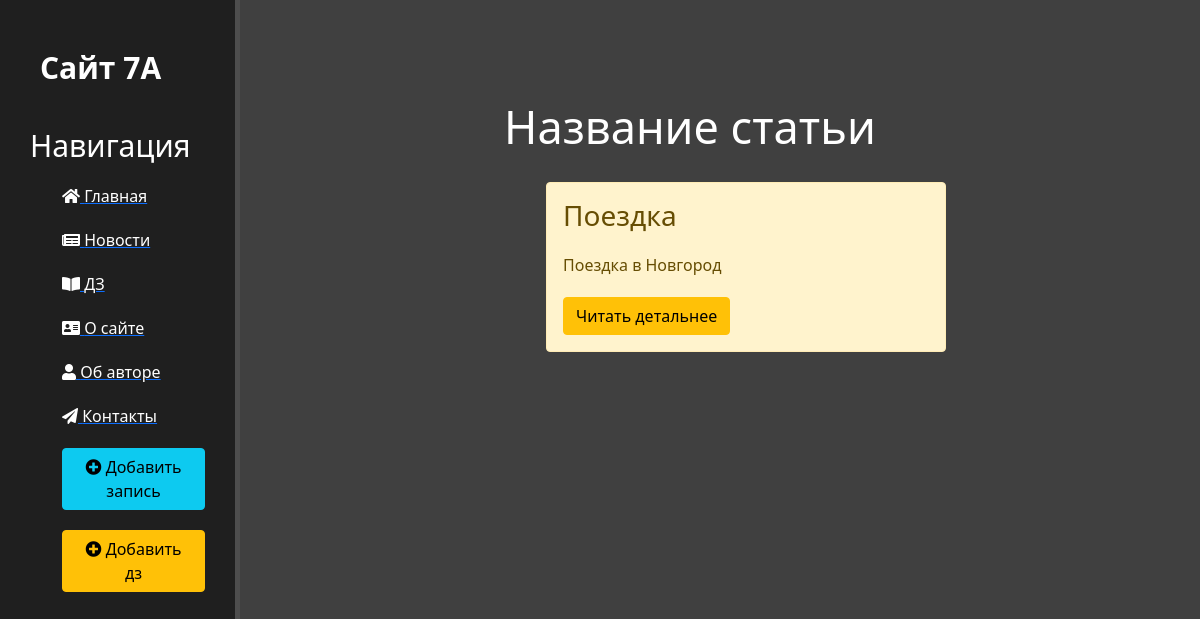
/news, run on an earlier commit of the app's database.
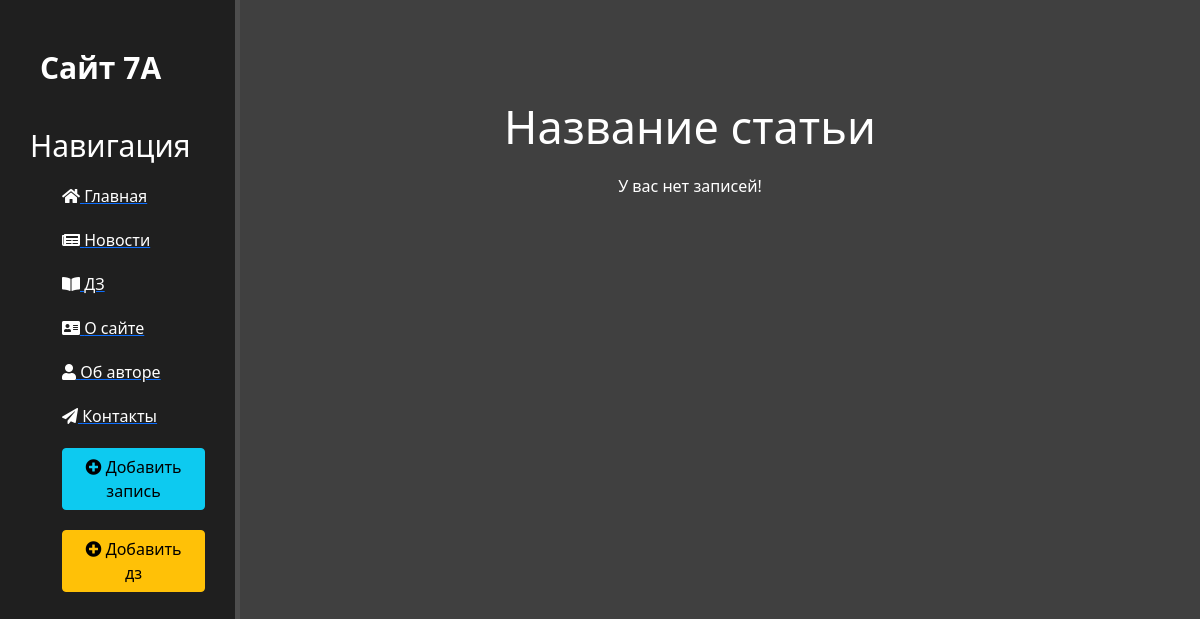
And on a later commit of the database.
### news/models.py (models this page shows, shortened)
class Articles(models.Model):
    title = models.CharField('Название', max_length=50)
    anons = models.CharField('Анонс', max_length=250)
    full_text = models.TextField("Текст")
    date = models.CharField('Дата публикации', default=time, max_length=50)
    class Meta:
        verbose_name = "Новость"

### news/views.py (the view)
# urls.py: path("", views.news_home, name="news_home"),
def news_home(request):
    news = Articles.objects.order_by('-date')
    return render(request, 'news/news.html', {'news': news})

### news/templates/news/news.html (shortened to what this page needs)
{% extends "main/layout.html" %}
{% block content %}
    <div class="features">
        <h1>Название статьи</h1>
        {% if news %}
            {% for el in news %}
                <div class="alert alert-warning">
                    <h3>{{ el.title }}</h3>
                    <p>{{ el.anons }}</p>
                    <a href="{% url "news-detail" el.id%}" class="btn btn-warning">Читать детальнее</a>
                </div>
            {% endfor %}
        {% else %}
            <p>У вас нет записей!</p>
        {% endif %}
    </div>
{% endblock %}

What changed in the data, as far as the page shows it:
removed Articles: title "Поездка", anons "Поездка в Новгород"
Also different on the page:
text now shown: "У вас нет записей!"
